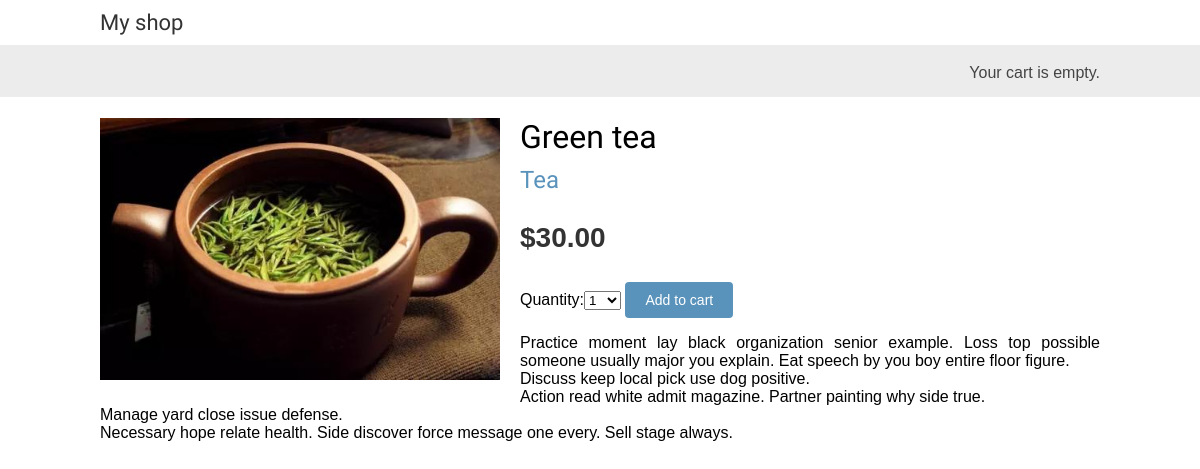
Page /1/green-tea/ on the committed database.
### shop/models.py (models this page shows, shortened)
class Product(models.Model):
    category = models.ForeignKey(Category,
                                 related_name='products',
                                 on_delete=models.CASCADE)
    name = models.CharField(max_length=200,
                            db_index=True)
    slug = models.SlugField(max_length=200,
                            db_index=True)
    image = models.ImageField(upload_to='products/%Y/%m/%d',
                              blank=True)
    description = models.TextField(blank=True)
    price = models.DecimalField(max_digits=10,
                                decimal_places=2)
    available = models.BooleanField(default=True)
    created = models.DateTimeField(auto_now_add=True)
    updated = models.DateTimeField(auto_now=True)
    class Meta:
        ordering = ('name',)
        index_together = (('id','slug'),)

class Category(models.Model):
    name = models.CharField(max_length=200,
                            db_index=True)
    slug = models.SlugField(max_length=200,
                            unique=True)
    class Meta:
        ordering = ('name',)
        verbose_name = 'category'
        verbose_name_plural = 'categories'
    def __str__(self):
        return self.name
    def get_absolute_url(self):
        return reverse('shop:product_list_by_category',
                        args=[self.slug])

### shop/views.py (the view)
def product_detail(request, id, slug):
    product = get_object_or_404(Product,
                                id=id,
                                slug=slug,
                                available=True)
    cart_product_form = CartAddProductForm()
    return render(request,
                  'shop/product/detail.html',
                  {'product':product,
                  'cart_product_form':cart_product_form})

### cart/forms.py
class CartAddProductForm(forms.Form):
    quantity = forms.TypedChoiceField(
                                choices=PRODUCT_QUANTITY_CHOICES,
                                coerce=int)
    override = forms.BooleanField(required=False,
                                  initial=False,
                                  widget=forms.HiddenInput)

### cart/cart.py (called while the page is built)
    def __len__(self):
        return sum(item['quantity'] for item in self.cart.values())

### cart/context_processors.py (called while the page is built)
def cart(request):
    return {'cart':Cart(request)}

### shop/templates/shop/product/detail.html (shortened to what this page needs)
{%extends 'shop/base.html'%}
{% load static%}
{%block content%}
    <div class='product-detail'>
        <img src="{%if product.image%}{{product.image.url}}{%else%}{%static 'img/no_image.png'%}{%endif%}">
        <h1>{{product.name}}</h1>
        <h2>
            <a href="{{product.category.get_absolute_url}}">
                {{product.category}}
            </a>
        </h2>
        <p class='price'>${{product.price}}</p>
        <form action="{%url 'cart:cart_add' product.id%}" method="POST">
            {{cart_product_form}}
            <input type="submit" value='Add to cart'>
        </form>
        {{product.description|linebreaks}}
    </div>
{% endblock %}

### shop/static/css/base.css (style rules this page uses)
body { margin:0; padding:0; font-family:helvetica, sans-serif; }
h1, h2, h3, h4, h5 , h6 { font-family: 'Ubuntu', sans-serif; font-weight:normal; }
a { text-decoration:none; color:#5993bb; }
a.button, input[type="submit"] { color:#fff; background:#5993bb; border-radius:4px; padding:10px 20px; font-size:14px; border:0; }
.product-detail { text-align:justify; }
.product-detail .price { color:#333; font-size:28px; font-weight:bold; }
.product-detail img { width:40%; float:left; padding:0 20px 20px 0; }
.product-detail h1 { margin-bottom:0; }
.product-detail h2 { margin-top:10px; }

### rows in the picture
Product: image (picture), name "Green tea", category "Tea", price "30.00", description "Practice moment lay black organization senior example. Loss top possible someone usually major you explain. Eat speech by you boy entire floor figure. Discuss keep local pick use dog positive. Action read white admit magazine. Partner painting why side true. Manage yard close issue defense. Necessary hope relate health. Side discover force message one every. Sell stage always."
